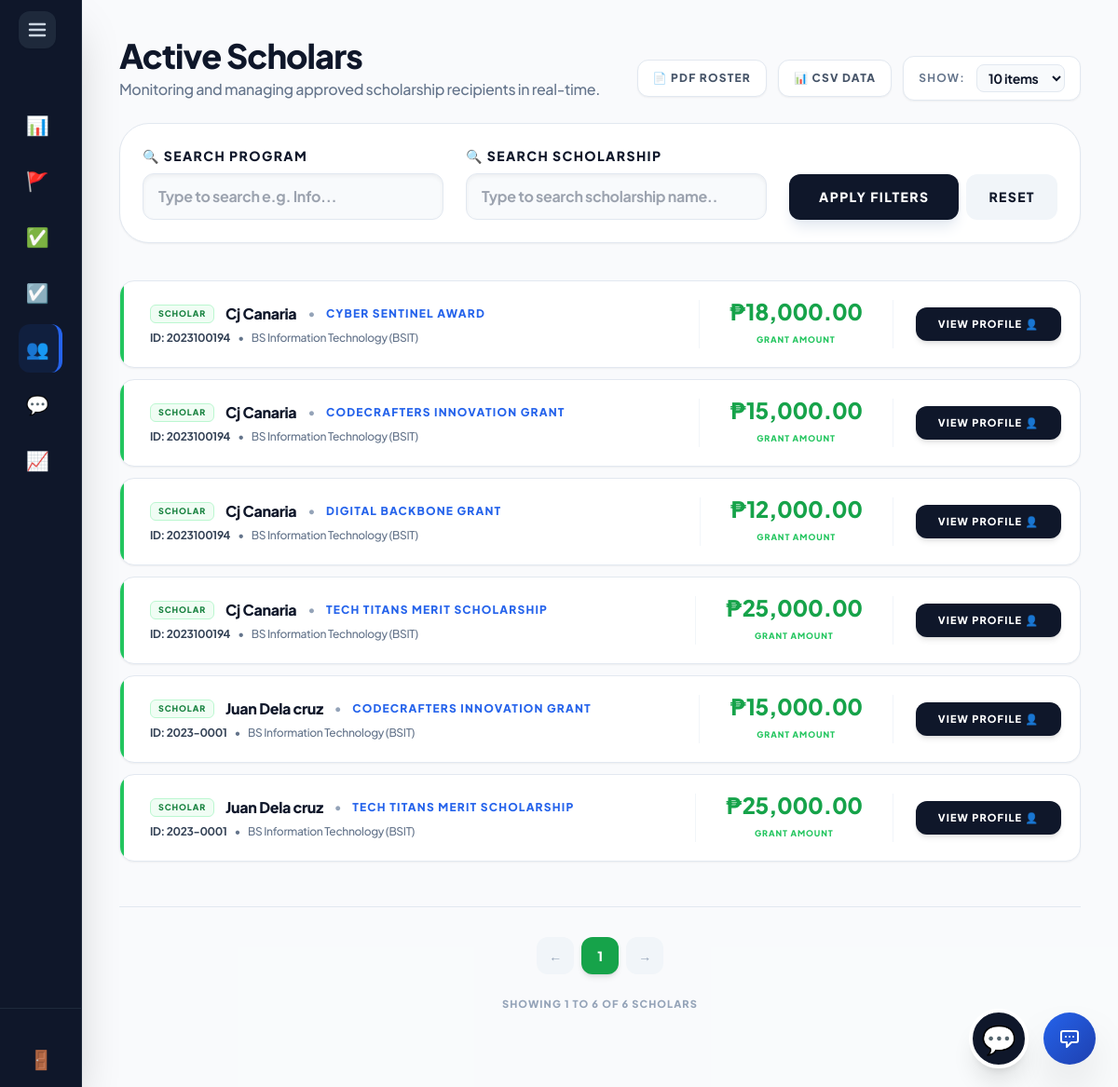
/internal_admin/scholars.php (signed in), run on the app's committed database.
### tables this page shows
CREATE TABLE `application` (
  `ApplicationID` int(11) NOT NULL AUTO_INCREMENT,
  `ScholarshipID` int(11) NOT NULL,
  `UserID` int(11) NOT NULL,
  `DateSubmitted` timestamp NOT NULL DEFAULT current_timestamp(),
  `Status` varchar(50) DEFAULT 'Pending',
  `TotalScore` int(11) DEFAULT 0,
  `GPA` decimal(4,2) DEFAULT NULL,
  `YearLevel` varchar(20) DEFAULT NULL,
  PRIMARY KEY (`ApplicationID`),
  KEY `ScholarshipID` (`ScholarshipID`),
  KEY `UserID` (`UserID`),
  CONSTRAINT `application_ibfk_1` FOREIGN KEY (`ScholarshipID`) REFERENCES `scholarship` (`ScholarshipID`) ON DELETE CASCADE,
  CONSTRAINT `application_ibfk_2` FOREIGN KEY (`UserID`) REFERENCES `users` (`UserID`) ON DELETE CASCADE
);

CREATE TABLE `users` (
  `UserID` int(11) NOT NULL AUTO_INCREMENT,
  `Username` varchar(50) NOT NULL,
  `Email` varchar(100) NOT NULL,
  `PasswordHash` varchar(255) NOT NULL,
  `FirstName` varchar(100) NOT NULL,
  `LastName` varchar(100) NOT NULL,
  `Role` enum('Student','Internal_Admin','External_Admin','Super_Admin') DEFAULT 'Student',
  `AccountStatus` varchar(20) DEFAULT 'Active',
  `StudentID_Num` varchar(50) DEFAULT NULL,
  `YearLevel` varchar(50) DEFAULT NULL,
  `GPA` decimal(4,2) DEFAULT NULL,
  `Major` varchar(100) DEFAULT NULL,
  `ProgramID` int(11) DEFAULT NULL,
  `Department` varchar(100) DEFAULT NULL,
  `Organization` varchar(100) DEFAULT NULL,
  `ContactNumber` varchar(20) DEFAULT NULL,
  `DateOfBirth` date DEFAULT NULL,
  `ProfilePicture` varchar(255) DEFAULT NULL,
  `ResetToken` varchar(255) DEFAULT NULL,
  `ResetTokenExpire` datetime DEFAULT NULL,
  `Gender` varchar(20) NOT NULL DEFAULT 'Not Specified',
  PRIMARY KEY (`UserID`),
  UNIQUE KEY `Username` (`Username`),
  UNIQUE KEY `Email` (`Email`)
);

CREATE TABLE `scholarship` (
  `ScholarshipID` int(11) NOT NULL AUTO_INCREMENT,
  `ProgramID` int(11) NOT NULL,
  `YearLevel` varchar(50) DEFAULT NULL,
  `Name` varchar(150) NOT NULL,
  `Description` text DEFAULT NULL,
  `Deadline` date NOT NULL,
  `AwardAmount` decimal(10,2) DEFAULT NULL,
  `NumberOfSlots` int(11) DEFAULT NULL,
  `Status` varchar(20) DEFAULT 'Active',
  `MinimumGWA` decimal(4,2) DEFAULT 2.00,
  `CreatedBy` int(11) DEFAULT NULL,
  `GenderRequirement` varchar(20) NOT NULL DEFAULT 'Any',
  `ScholarshipType` enum('Private','Government') DEFAULT 'Private',
  `FormConfig` varchar(255) DEFAULT 'Academic,Family,Financial,Essay',
  `ReleaseFrequency` varchar(50) DEFAULT 'Per Semester',
  `AllowsDual` enum('Yes','No') NOT NULL DEFAULT 'No',
  PRIMARY KEY (`ScholarshipID`),
  KEY `ProgramID` (`ProgramID`),
  KEY `fk_scholarship_creator` (`CreatedBy`),
  CONSTRAINT `fk_scholarship_creator` FOREIGN KEY (`CreatedBy`) REFERENCES `users` (`UserID`) ON DELETE SET NULL,
  CONSTRAINT `scholarship_ibfk_1` FOREIGN KEY (`ProgramID`) REFERENCES `program` (`ProgramID`) ON DELETE CASCADE
);

### internal_admin/scholars.php (the view, shortened to what this page needs)
<?php
include '../includes/db_connect.php';
include '../includes/header.php';
include '../includes/internal_sidebar.php';
try {
    $filter_course      = $_GET['course'] ?? '';
    $filter_scholarship = $_GET['scholarship'] ?? '';
    $query = "
        SELECT a.ApplicationID, a.UserID, u.FirstName, u.LastName, u.StudentID_Num, u.Major, u.GPA, u.Email, u.ContactNumber,
               sch.Name AS scholarship_name, sch.AwardAmount
        FROM application a
        JOIN users u ON a.UserID = u.UserID
        JOIN scholarship sch ON a.ScholarshipID = sch.ScholarshipID
        WHERE a.Status = 'Approved'
    ";
    $params = [];
    $query .= " ORDER BY u.LastName ASC";
    $stmt = $pdo->prepare($query);
    $stmt->execute($params);
    $active_scholars = $stmt->fetchAll(PDO::FETCH_ASSOC);
} catch (PDOException $e) {
    die("<div class='p-10 text-red-500 font-black'>Database Error: " . $e->getMessage() . "</div>");
}
?>
<main class="flex-1 lg:ml-72 p-5 lg:p-10 bg-slate-50/50 min-h-screen transition-all duration-300 relative">
    <header class="mb-6 flex flex-col sm:flex-row sm:items-end justify-between gap-4">
        <div>
            <h2 class="text-3xl lg:text-4xl font-black text-slate-900 tracking-tight">Active Scholars</h2>
            <p class="text-slate-500 font-medium mt-1 text-sm lg:text-base">Monitoring and managing approved scholarship recipients in real-time.</p>
        </div>
        <?php $export_params = http_build_query(['scholarship' => $filter_scholarship, 'course' => $filter_course]); ?>
        <div class="text-left sm:text-right flex flex-wrap items-center justify-start sm:justify-end gap-3">
            <a href="export_scholars_pdf.php?<?= $export_params ?>" target="_blank" class="bg-white text-slate-600 border border-slate-200 px-4 py-2.5 rounded-xl text-[12px] font-black uppercase tracking-widest hover:bg-slate-900 hover:text-white transition-all shadow-sm flex items-center gap-2">
                📄 PDF Roster
            </a>
            <a href="export_scholars_csv.php?<?= $export_params ?>" class="bg-white text-slate-600 border border-slate-200 px-4 py-2.5 rounded-xl text-[12px] font-black uppercase tracking-widest hover:bg-slate-900 hover:text-white transition-all shadow-sm flex items-center gap-2">
                📊 CSV Data
            </a>
            <div class="flex items-center gap-3 bg-white px-4 py-2 rounded-xl border border-slate-200 shadow-sm shrink-0">
                <span class="text-xs font-bold text-slate-500 uppercase tracking-widest hidden sm:inline">Show:</span>
                <select id="itemsPerPage" onchange="changeItemsPerPage()" class="bg-slate-50 border border-slate-200 text-slate-900 text-sm font-bold rounded-lg focus:ring-green-500 focus:border-green-500 block px-2 py-1 outline-none cursor-pointer">
                    <option value="10" selected>10 items</option>
                </select>
            </div>
        </div>
    </header>
    <div class="bg-white p-6 rounded-[2rem] border border-slate-200 shadow-sm mb-10">
        <form method="GET" class="flex flex-wrap items-end gap-6">
            <div class="flex-1 min-w-[200px]">
                <label class="block text-[14px] font-black text-slate-900 uppercase tracking-widest mb-2">🔍 Search Program</label>
                <input type="search" name="course" list="courseList" value="<?= htmlspecialchars($filter_course) ?>" placeholder="Type to search e.g. Info..." autocomplete="off" class="w-full bg-slate-50 border border-slate-200 px-4 py-3 rounded-xl font-bold text-md text-slate-700 outline-none focus:ring-2 focus:ring-blue-500/20 focus:bg-white transition-all shadow-inner">
            </div>
            <div class="flex-1 min-w-[200px]">
                <label class="block text-[14px] font-black text-slate-900 uppercase tracking-widest mb-2">🔍 Search Scholarship</label>
                <input type="search" name="scholarship" list="scholarshipList" value="<?= htmlspecialchars($filter_scholarship) ?>" placeholder="Type to search scholarship name..." autocomplete="off" class="w-full bg-slate-50 border border-slate-200 px-4 py-3 rounded-xl font-bold text-md text-slate-700 outline-none focus:ring-2 focus:ring-blue-500/20 focus:bg-white transition-all shadow-inner">
            </div>
            <div class="flex gap-2 w-full sm:w-auto mt-2 sm:mt-0">
                <button type="submit" class="flex-1 sm:flex-none bg-slate-900 text-white px-8 py-3.5 rounded-xl font-black text-[14px] uppercase tracking-widest hover:bg-blue-600 transition-all shadow-lg shadow-slate-200 active:scale-95">
                    Apply Filters
                </button>
                <a href="scholars.php" class="flex-1 sm:flex-none flex items-center justify-center bg-slate-100 text-slate-900 px-6 py-3.5 rounded-xl font-black text-[14px] uppercase tracking-widest hover:bg-slate-200 transition-all active:scale-95">
                    Reset
                </a>
            </div>
        </form>
    </div>
    <div id="scholarsGrid" class="flex flex-col gap-3">
        <?php if(empty($active_scholars)): ?>
            <div class="col-span-full bg-white p-10 lg:p-20 rounded-[2rem] border border-slate-200 text-center shadow-sm">
                <div class="w-16 h-16 bg-slate-50 rounded-2xl flex items-center justify-center text-3xl mx-auto mb-4 grayscale opacity-50">📂</div>
                <h3 class="text-lg font-black text-slate-900 mb-1">No Scholars Found</h3>
                <p class="text-slate-500 font-medium text-sm">No active scholars match your current filters.</p>
            </div>
        <?php else: ?>
            <?php foreach($active_scholars as $s): ?>
                <div class="scholar-card bg-white rounded-2xl border border-slate-200 shadow-sm hover:shadow-md hover:border-green-300 transition-all flex flex-col lg:flex-row items-start lg:items-center justify-between p-5 group relative overflow-hidden">
                    <div class="absolute top-0 left-0 w-1 h-full bg-green-500"></div>
                    <div class="flex-1 min-w-0 pr-4 lg:pr-8 pl-3 w-full lg:w-auto">
                        <div class="flex items-center gap-3 mb-1.5 flex-wrap">
                            <span class="bg-green-50 text-green-700 px-2 py-0.5 rounded-md text-[9px] font-black uppercase tracking-widest border border-green-200 shrink-0">
                                Scholar
                            </span>
                            <h4 class="text-base font-black text-slate-900 truncate">
                                <?= htmlspecialchars($s['FirstName'].' '.$s['LastName']) ?>
                            </h4>
                            <span class="text-xs text-slate-400 font-bold hidden md:inline">•</span>
                            <span class="text-xs font-black text-blue-600 uppercase tracking-widest truncate">
                                <?= htmlspecialchars($s['scholarship_name']) ?>
                            </span>
                        </div>
                        <div class="flex items-center gap-2 text-xs font-medium text-slate-500 truncate mb-2 lg:mb-0">
                            <span class="text-slate-700 font-bold">ID: <?= htmlspecialchars($s['StudentID_Num']) ?></span>
                            <span class="hidden md:inline">•</span>
                            <span class="truncate hidden md:inline"><?= htmlspecialchars($s['Major']) ?></span>
                        </div>
                    </div>
                    <div class="hidden md:flex items-center justify-center px-8 border-x border-slate-100 shrink-0 min-w-[180px]">
                        <div class="text-center">
                            <span class="text-2xl font-black text-green-600 leading-none block mb-1">₱<?= number_format($s['AwardAmount'] ?? 0, 2) ?></span>
                            <span class="text-[9px] font-black text-green-500 uppercase tracking-widest">Grant Amount</span>
                        </div>
                    </div>
                    <div class="mt-4 lg:mt-0 flex items-center justify-between lg:justify-end w-full lg:w-auto shrink-0 gap-3 pl-0 lg:pl-6">
                        <button type="button" onclick="openProfileModal(<?= $s['UserID'] ?>)" class="bg-slate-900 text-white hover:bg-blue-600 px-6 py-2.5 rounded-xl text-[11px] font-black uppercase tracking-widest transition-all shadow-md shrink-0 active:scale-95">
                            View Profile 👤
                        </button>
                    </div>
                </div>
            <?php endforeach; ?>
        <?php endif; ?>
    </div>
    <div class="flex flex-col items-center justify-center mt-12 gap-4 border-t border-slate-200 pt-8 pb-10">
        <div id="paginationControls" class="flex flex-wrap justify-center gap-2"></div>
        <div id="pageInfo" class="text-[11px] font-black text-slate-400 uppercase tracking-widest text-center mt-2">
        </div>
    </div>
</main>
<?php include '../includes/footer.php'; ?>

### includes/header.php (style rules this page uses)
:root { --sidebar-width: 5.5rem; --transition-speed: 0.4s; --transition-curve: cubic-bezier(0.4, 0, 0.2, 1); }
body { font-family: 'Plus Jakarta Sans', sans-serif; letter-spacing: -0.02em; overflow-x: hidden; }
main { margin-left: var(--sidebar-width) !important; transition: margin-left var(--transition-speed) var(--transition-curve); width: calc(100vw - var(--sidebar-width)); }

### data on the page
application: UserID.LastName "Cj Canaria", ScholarshipID.Name "CYBER SENTINEL AWARD", UserID.StudentID_Num "2023100194", UserID.Major "BS Information Technology (BSIT)", ScholarshipID.AwardAmount "18,000.00"
application: UserID.LastName "Cj Canaria", ScholarshipID.Name "CODECRAFTERS INNOVATION GRANT", UserID.StudentID_Num "2023100194", UserID.Major "BS Information Technology (BSIT)", ScholarshipID.AwardAmount "15,000.00"
application: UserID.LastName "Cj Canaria", ScholarshipID.Name "DIGITAL BACKBONE GRANT", UserID.StudentID_Num "2023100194", UserID.Major "BS Information Technology (BSIT)", ScholarshipID.AwardAmount "12,000.00"
application: UserID.LastName "Cj Canaria", ScholarshipID.Name "TECH TITANS MERIT SCHOLARSHIP", UserID.StudentID_Num "2023100194", UserID.Major "BS Information Technology (BSIT)", ScholarshipID.AwardAmount "25,000.00"
application: UserID.LastName "Juan Dela cruz", ScholarshipID.Name "CODECRAFTERS INNOVATION GRANT", UserID.StudentID_Num "2023-0001", UserID.Major "BS Information Technology (BSIT)", ScholarshipID.AwardAmount "15,000.00"
application: UserID.LastName "Juan Dela cruz", ScholarshipID.Name "TECH TITANS MERIT SCHOLARSHIP", UserID.StudentID_Num "2023-0001", UserID.Major "BS Information Technology (BSIT)", ScholarshipID.AwardAmount "25,000.00"
